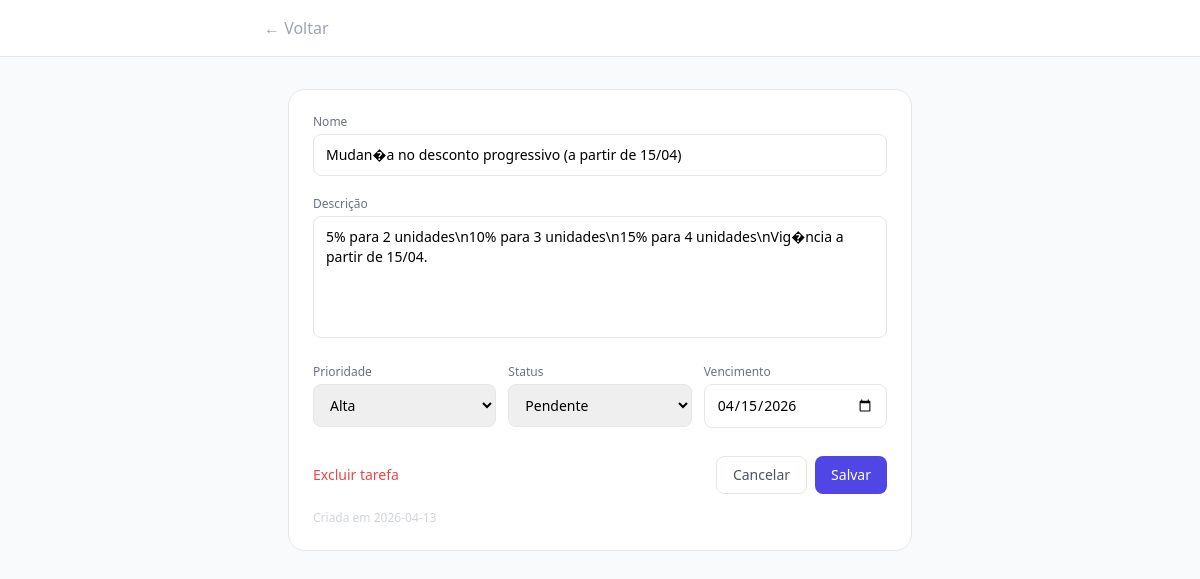
The page /tarefa/3 on the database its author committed.
### tables this page shows
CREATE TABLE tarefas (
                id          INTEGER PRIMARY KEY AUTOINCREMENT,
                nome        TEXT NOT NULL,
                descricao   TEXT,
                prioridade  TEXT NOT NULL DEFAULT 'media',
                status      TEXT NOT NULL DEFAULT 'pendente',
                vencimento  TEXT,
                criado_em   TEXT DEFAULT (date('now','localtime'))
            );

### main.py (the view)
@app.get("/tarefa/{tid}", response_class=HTMLResponse)
async def detalhe(request: Request, tid: int):
    with get_db() as conn:
        tarefa = conn.execute("SELECT * FROM tarefas WHERE id=?", (tid,)).fetchone()
    if not tarefa:
        return RedirectResponse("/")
    return templates.TemplateResponse("detalhe.html", {
        "request": request,
        "tarefa":  dict(tarefa),
        "hoje":    date.today().isoformat(),
    })

### templates/detalhe.html (shortened to what this page needs)
<!DOCTYPE html>
<html lang="pt-BR">
<head>
    <script src="https://cdn.tailwindcss.com"></script>
</head>
<body class="bg-gray-50 min-h-screen">
<header class="bg-white border-b border-gray-200 px-6 py-4">
    <div class="max-w-2xl mx-auto flex items-center gap-3">
        <a href="/" class="text-gray-400 hover:text-gray-600 transition-colors">
            ← Voltar
        </a>
    </div>
</header>
<main class="max-w-2xl mx-auto px-6 py-8">
    <div class="bg-white rounded-2xl border border-gray-200 p-6">
        <form method="post" action="/atualizar/{{ tarefa.id }}" class="space-y-5">
            <div>
                <label class="block text-xs font-medium text-gray-500 mb-1">Nome</label>
                <input type="text" name="nome" value="{{ tarefa.nome }}" required
                    class="w-full border border-gray-200 rounded-lg px-3 py-2.5 text-sm font-medium focus:outline-none focus:ring-2 focus:ring-indigo-500">
            </div>
            <div>
                <label class="block text-xs font-medium text-gray-500 mb-1">Descrição</label>
                <textarea name="descricao" rows="5"
                    class="w-full border border-gray-200 rounded-lg px-3 py-2.5 text-sm focus:outline-none focus:ring-2 focus:ring-indigo-500 resize-none">{{ tarefa.descricao or '' }}</textarea>
            </div>
            <div class="grid grid-cols-3 gap-3">
                <div>
                    <label class="block text-xs font-medium text-gray-500 mb-1">Prioridade</label>
                    <select name="prioridade" class="w-full border border-gray-200 rounded-lg px-3 py-2.5 text-sm focus:outline-none focus:ring-2 focus:ring-indigo-500">
                        <option value="alta"   {% if tarefa.prioridade == 'alta'   %}selected{% endif %}>Alta</option>
                    </select>
                </div>
                <div>
                    <label class="block text-xs font-medium text-gray-500 mb-1">Status</label>
                    <select name="status" class="w-full border border-gray-200 rounded-lg px-3 py-2.5 text-sm focus:outline-none focus:ring-2 focus:ring-indigo-500">
                        <option value="pendente"  {% if tarefa.status == 'pendente'  %}selected{% endif %}>Pendente</option>
                    </select>
                </div>
                <div>
                    <label class="block text-xs font-medium text-gray-500 mb-1">Vencimento</label>
                    <input type="date" name="vencimento" value="{{ tarefa.vencimento or '' }}"
                        class="w-full border border-gray-200 rounded-lg px-3 py-2.5 text-sm focus:outline-none focus:ring-2 focus:ring-indigo-500">
                </div>
            </div>
            <div class="flex items-center justify-between pt-2">
                <form method="post" action="/excluir/{{ tarefa.id }}" onsubmit="return confirm('Excluir esta tarefa?')">
                    <button type="submit" class="text-sm text-red-500 hover:text-red-700 transition-colors">
                        Excluir tarefa
                    </button>
                </form>
                <div class="flex gap-2">
                    <a href="/" class="border border-gray-200 text-gray-600 text-sm font-medium px-4 py-2 rounded-lg hover:bg-gray-50 transition-colors">
                        Cancelar
                    </a>
                    <button type="submit" class="bg-indigo-600 hover:bg-indigo-700 text-white text-sm font-medium px-4 py-2 rounded-lg transition-colors">
                        Salvar
                    </button>
                </div>
            </div>
        </form>
        <p class="text-xs text-gray-300 mt-4">Criada em {{ tarefa.criado_em }}</p>
    </div>
</main>
</body>
</html>

### rows shown on the page
tarefas: nome "Mudan�a no desconto progressivo (a partir de 15/04)", descricao "5% para 2 unidades\\n10% para 3 unidades\\n15% para 4 unidades\\nVig�ncia a partir de 15/04.", prioridade "Alta", status "Pendente", vencimento "04/15/2026", criado_em "2026-04-13"
